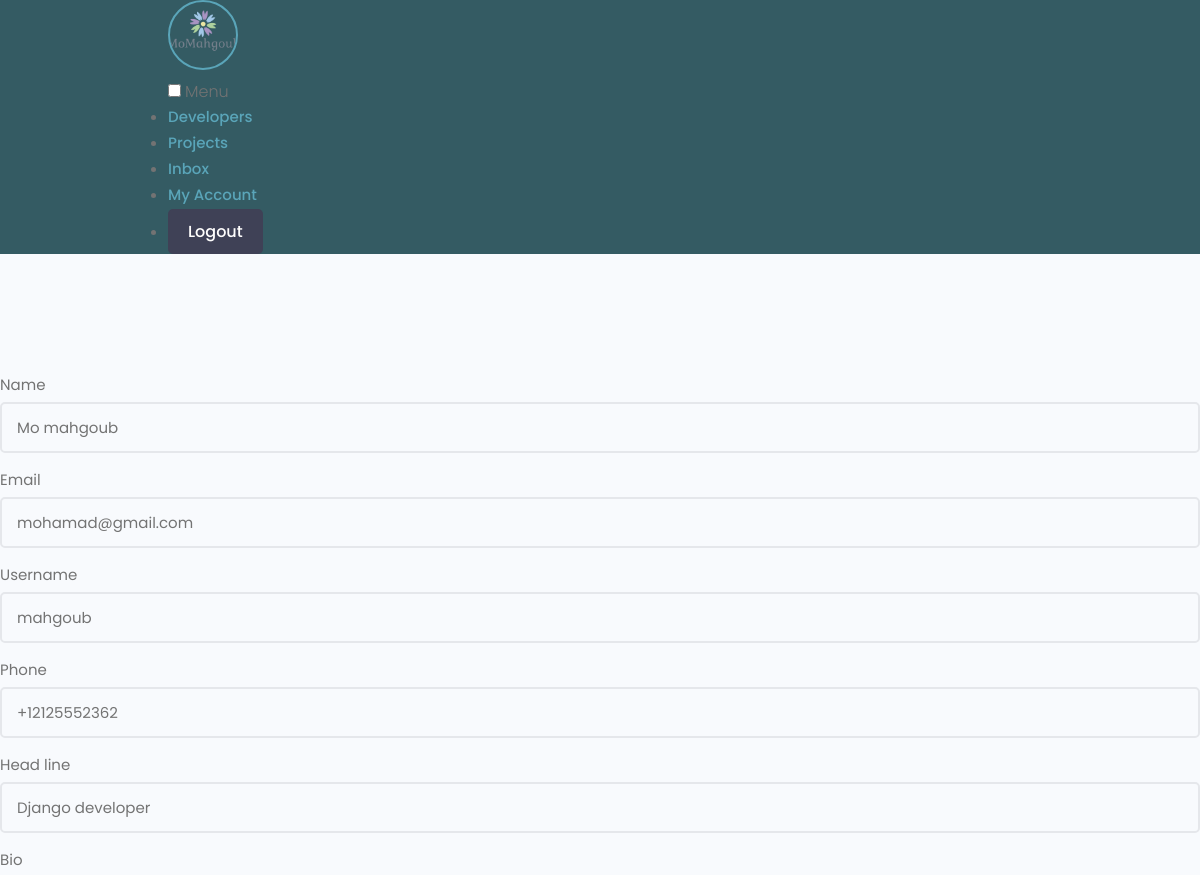
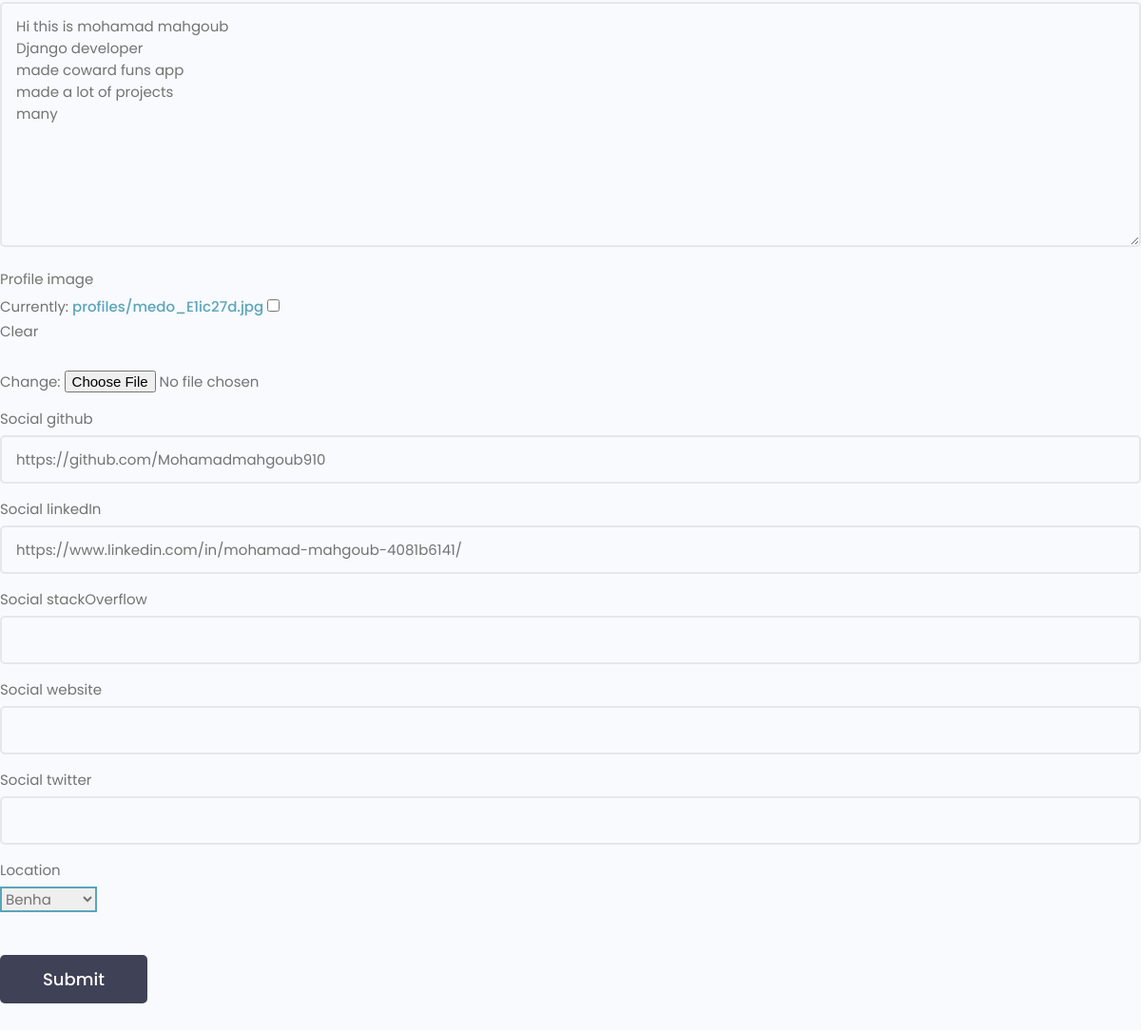
Page /profiles/edit-account/ (signed in) on the committed database (2 pictures, top to bottom).
### users/models.py (models this page shows, shortened)
class Profile(models.Model):
    user = models.OneToOneField(
        User, on_delete=models.CASCADE, null=True, blank=True)
    name = models.CharField(max_length=140, blank=True, null=True)
    email = models.EmailField(max_length=100, blank=True, null=True)
    username = models.CharField(max_length=140, blank=True, null=True)
    phone = PhoneNumberField(max_length=12, null=True,
                             blank=True, unique=True)
    head_line = models.CharField(max_length=300, blank=True, null=True)
    bio = models.TextField(blank=True, null=True)
    profile_image = models.ImageField(
        null=True, blank=True, upload_to="profiles/", default="profiles/user-default.png")
    social_github = models.CharField(max_length=200, blank=False, null=True)
    social_linkedIn = models.CharField(max_length=200, blank=False, null=True)
    social_stackOverflow = models.CharField(
        max_length=200, blank=True, null=False)
    social_website = models.CharField(max_length=200, blank=True, null=False)
    social_twitter = models.CharField(max_length=200, blank=True, null=False)
    created = models.DateTimeField(auto_now_add=True)
    location = models.OneToOneField(
        'Location', blank=True, null=True, on_delete=models.SET_NULL)
    id = models.UUIDField(default=uuid.uuid4, unique=True,
                          primary_key=True, editable=False)

### users/views.py (the view)
# urls.py: path('edit-account/', views.editAccount, name='edit-account'),
@login_required(login_url='login')
def editAccount(request):
    profile = request.user.profile
    form = ProfileForm(instance=profile)
    if request.method == 'POST':
        form = ProfileForm(request.POST, request.FILES, instance=profile)
        if form.is_valid():
            form.save()
            return redirect('account')
    context = {'form': form}
    return render(request, 'users/profile_form.html', context)

### users/forms.py
class ProfileForm(ModelForm):
    class Meta:
        model = Profile
        fields = ['name', 'email', 'username', 'phone',
                  'head_line', 'bio', 'profile_image', 'social_github',
                  'social_linkedIn', 'social_stackOverflow',
                  'social_website', 'social_twitter', 'location']
    def __init__(self, *args, **kwargs):
        super(ProfileForm, self).__init__(*args, **kwargs)
        for name, field in self.fields.items():
            field.widget.attrs.update({'class': 'input'})

### users/models.py (called while the page is built)
    def __str__(self):
        return self.name

### users/templates/users/profile_form.html (shortened to what this page needs)
{% extends 'main.html' %}
{% block content %}
<main class="formPage my-xl">
    <div class="content-box">
        <div class="formWrapper">
            <br>
            <form class="form" method="POST" action="{% url 'edit-account' %}" enctype="multipart/form-data">
                {% for field in form %}
                <div class="form__field">
                    <label for="formInput#text">{{field.label}}</label>
                    {{field}}
                </div>
                {% endfor %}
                <input class="btn btn--sub btn--lg  my-md" type="submit" value="Submit" />
            </form>
        </div>
    </div>
</main>
{% endblock content %}

### static/uikit/styles/modules/_variables.css (style rules this page uses)
:root { --color-main: #5aa5b9; --color-main-light: #e6faff; --color-sub: #3f4156; --color-sub-light: #51546e; --color-sub-lighter: #ededfd; --color-text: #737373; --color-gray: #8b8b8b; --color-light: #e5e7eb; --color-light-gray: #767676; --color-bg: #f8fafd; --color-white: #fffefd; --color-white-light: #f3f3f3; --color-success: #359e64; --color-success-bg: #def8e8; --color-error: #fc4b0b; --color-error-bg: #fff2ee; --font-base: 'Poppins', arial, helvetica, 'Segoe UI', roboto, ubuntu, sans-serif; --font-monospace: 'Fira Code', 'Courier New', courier, monospace; --font-regular: 300; --font-medium: 500; --font-bold: 700; --generic-shadow: 1px 1px 5px #00000010; --generic-transition: all 0.3s ease-in-out; }

### static/uikit/styles/modules/_base.css (style rules this page uses)
* { margin: 0; padding: 0; box-sizing: border-box; text-rendering: optimizeLegibility; color: inherit; font-size: inherit; }
html { font-size: 50%; }
@media only screen and (min-width: 480px) { html { font-size: 56.25%; } }
@media only screen and (min-width: 1200px) { html { font-size: 62.5%; } }
body { line-height: 1.6; font-weight: 400; font-size: 1.5rem; color: var(--color-text); background-color: var(--color-bg); min-height: 100vh; }

### static/uikit/styles/modules/_typography.css (style rules this page uses)
* { font-family: var(--font-base); }
a { padding-bottom: 2px; text-decoration: none; display: inline-block; color: var(--color-main); font-weight: var(--font-medium); }

### static/uikit/styles/modules/_utilities.css (style rules this page uses)
.my-md { margin: 3rem auto; }
.my-xl { margin: 8rem auto; }

### static/uikit/styles/modules/_button.css (style rules this page uses)
.btn { display: inline-block; position: relative; cursor: pointer; background-color: var(--color-light); font-weight: var(--font-medium); color: var(--color-sub); text-decoration: none; padding: 1rem 2rem; border-radius: 0.5rem; border: none; width: -webkit-fit-content; width: -moz-fit-content; width: fit-content; height: -webkit-fit-content; height: -moz-fit-content; height: fit-content; font-size: 1.6rem; outline-width: 0; outline-color: transparent; -webkit-backface-visibility: hidden; backface-visibility: hidden; transition: all 0.3s ease-in-out; }
.btn--sub { background-color: var(--color-sub); color: var(--color-white); }
.btn--lg { font-size: 1.8rem; padding: 1.2rem 4.5rem; }

### static/uikit/styles/modules/_form.css (style rules this page uses)
.form { display: block; }
.form__field { margin-top: 1.5rem; margin-bottom: 1.5rem; }
.form__label, .form__field > label { display: block; margin-bottom: 0.5rem; color: var(--color-text); }
input.input[type='text'], input.input[type='email'], input.input[type='password'], input.input[type='number'], textarea.input { min-width: 24rem; width: 100%; padding: 1.2rem 1.5rem; border-radius: 0.5rem; border: 2px solid var(--color-light); transition: all 0.3s ease-in-out; background-color: var(--color-bg); }
input.input[type='text']:focus, input.input[type='email']:focus, input.input[type='password']:focus, input.input[type='number']:focus, input.input[type='text']:active, input.input[type='email']:active, input.input[type='password']:active, input.input[type='number']:active, select.input, textarea.input:focus, textarea.input:active { outline: none; border: 2px solid var(--color-main); }

### rows in the picture
Profile: form "Mo mahgoub" "mohamad@gmail.com" "mahgoub" "+12125552362" "Django developer" "Hi this is mohamad mahgoub Django developer made coward funs app made a lot of projects many" "https://github.com/Mohamadmahgoub910" "https://www.linkedin.com/in/mohamad-mahgoub-4081b6141/" "Benha"

### other values in the picture
{{ field.label }} "Name" "Email" "Username" "Phone" "Head line" "Bio" "Profile image" "Social github" "Social linkedIn" "Social stackOverflow" "Social website" "Social twitter" "Location"
